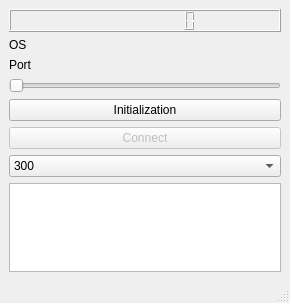
<?xml version="1.0" encoding="UTF-8"?>
<ui version="4.0">
 <class>MainWindow</class>
 <widget class="QMainWindow" name="MainWindow">
  <property name="geometry">
   <rect>
    <x>0</x>
    <y>0</y>
    <width>290</width>
    <height>303</height>
   </rect>
  </property>
  <property name="windowTitle">
   <string>MainWindow</string>
  </property>
  <widget class="QWidget" name="centralwidget">
   <layout class="QVBoxLayout" name="verticalLayout">
    <item>
     <widget class="QLCDNumber" name="lcdNumber">
      <property name="digitCount">
       <number>10</number>
      </property>
     </widget>
    </item>
    <item>
     <widget class="QLabel" name="labelOS">
      <property name="text">
       <string>OS</string>
      </property>
     </widget>
    </item>
    <item>
     <widget class="QLabel" name="labelPort">
      <property name="text">
       <string>Port</string>
      </property>
     </widget>
    </item>
    <item>
     <widget class="QSlider" name="sliderLang">
      <property name="enabled">
       <bool>false</bool>
      </property>
      <property name="maximum">
       <number>100</number>
      </property>
      <property name="orientation">
       <enum>Qt::Horizontal</enum>
      </property>
     </widget>
    </item>
    <item>
     <widget class="QPushButton" name="pushButtonInitialize">
      <property name="text">
       <string>Initialization</string>
      </property>
     </widget>
    </item>
    <item>
     <widget class="QPushButton" name="pushButtonConnect">
      <property name="enabled">
       <bool>false</bool>
      </property>
      <property name="text">
       <string>Connect</string>
      </property>
     </widget>
    </item>
    <item>
     <widget class="QComboBox" name="comboBoxBaudrate">
      <item>
       <property name="text">
        <string>300</string>
       </property>
      </item>
      <item>
       <property name="text">
        <string>600</string>
       </property>
      </item>
      <item>
       <property name="text">
        <string>1200</string>
       </property>
      </item>
      <item>
       <property name="text">
        <string>2400</string>
       </property>
      </item>
      <item>
       <property name="text">
        <string>4800</string>
       </property>
      </item>
      <item>
       <property name="text">
        <string>9600</string>
       </property>
      </item>
      <item>
       <property name="text">
        <string>14400</string>
       </property>
      </item>
      <item>
       <property name="text">
        <string>19200</string>
       </property>
      </item>
      <item>
       <property name="text">
        <string>28800</string>
       </property>
      </item>
      <item>
       <property name="text">
        <string>38400</string>
       </property>
      </item>
      <item>
       <property name="text">
        <string>57600</string>
       </property>
      </item>
      <item>
       <property name="text">
        <string>115200</string>
       </property>
      </item>
     </widget>
    </item>
    <item>
     <widget class="QTextEdit" name="textEditLog"/>
    </item>
   </layout>
  </widget>
  <widget class="QMenuBar" name="menubar">
   <property name="geometry">
    <rect>
     <x>0</x>
     <y>0</y>
     <width>290</width>
     <height>19</height>
    </rect>
   </property>
  </widget>
  <widget class="QStatusBar" name="statusbar"/>
 </widget>
 <resources/>
 <connections/>
</ui>
